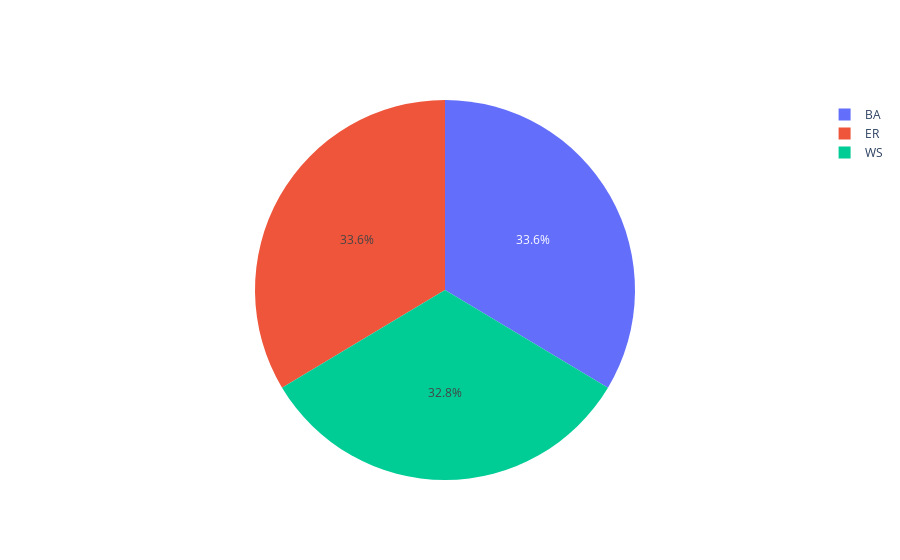
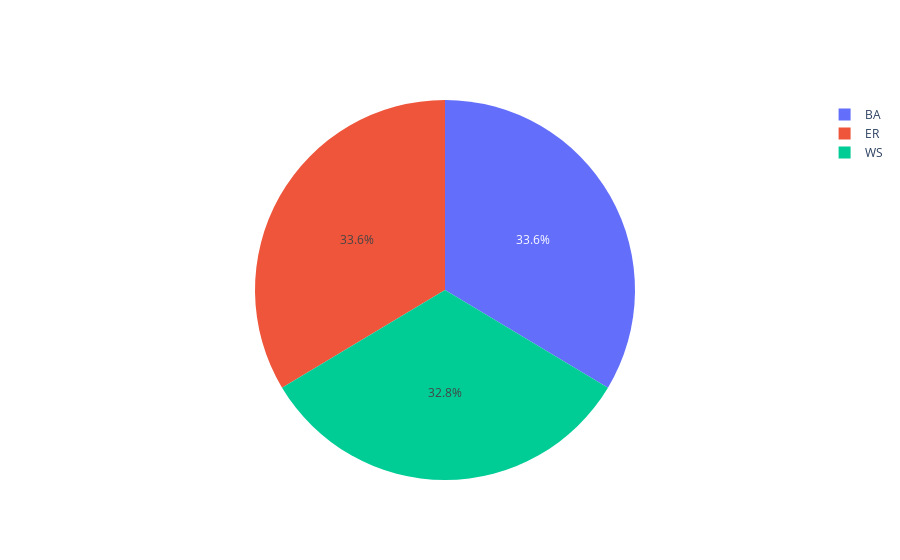
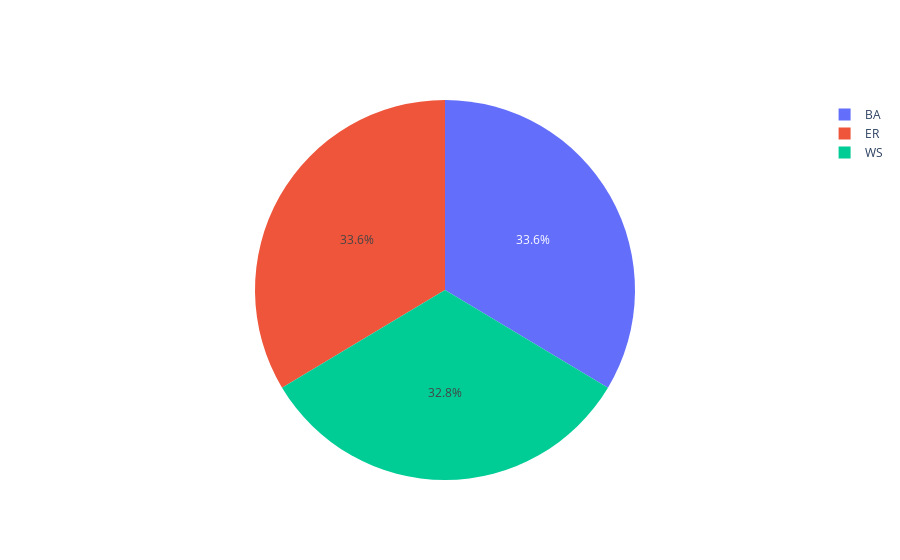

Write notebook code for charts like these, in order.
### Code cell
for stage_num in [1, 2, 3]:
    labels = ['BA','ER','WS']
    values = [ graph_counter_dict[stage_num]['BA'], graph_counter_dict[stage_num]['ER'], graph_counter_dict[stage_num]['WS'] ]

    fig = go.Figure(data=[go.Pie(labels=labels, values=values)])
    fig.show()

### Figure 1 — Plotly figure (JSON) as saved in the notebook; plotly's stock layout.template omitted (floating-point values rounded to 4 significant figures)
{"data": [{"labels": ["BA", "ER", "WS"], "type": "pie", "values": [43, 43, 42]}], "layout": {}}

### Figure 2 — Plotly figure (JSON) as saved in the notebook; plotly's stock layout.template omitted (floating-point values rounded to 4 significant figures)
{"data": [{"labels": ["BA", "ER", "WS"], "type": "pie", "values": [43, 43, 42]}], "layout": {}}

### Figure 3 — Plotly figure (JSON) as saved in the notebook; plotly's stock layout.template omitted (floating-point values rounded to 4 significant figures)
{"data": [{"labels": ["BA", "ER", "WS"], "type": "pie", "values": [43, 43, 42]}], "layout": {}}
